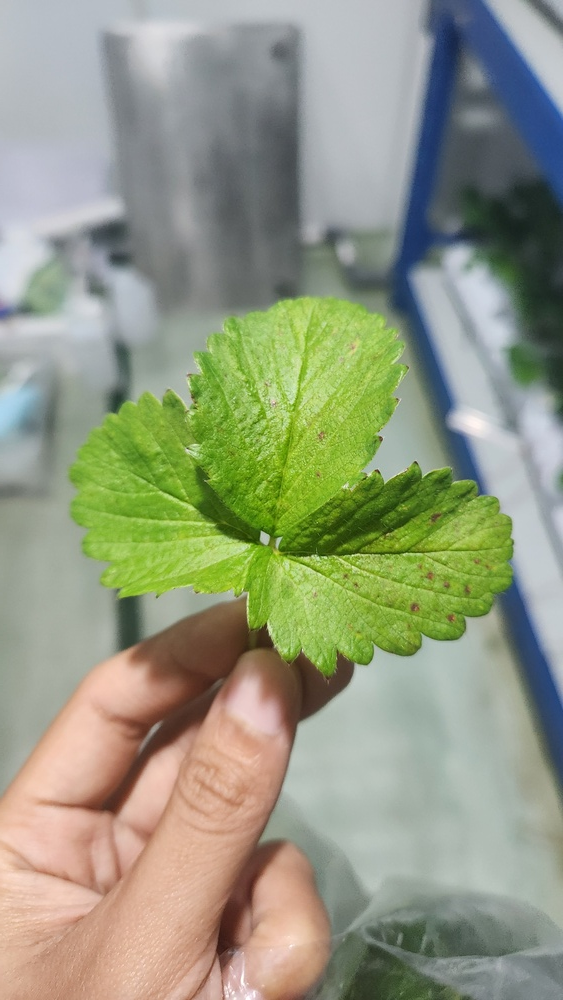
#> input picture model_training/test_inastek/Leaf Spot/20250112_074254.jpg, 563 x 1000 px, shrunk from 2252 x 4000 before the run
$ python hsv.py
#> lines starting #> are read from the running program, lines starting #| are printed output that depends on the picture
import cv2
import numpy as np
import random
import matplotlib.pyplot as plt

def augment_hsv(image, h_gain=0.2, s_gain=0.7, v_gain=0.4):
    """
    Menerapkan augmentasi HSV pada gambar.

    Parameter:
      - image: Gambar input dalam format BGR.
      - h_gain: Rentang perubahan hue (±0.015).
      - s_gain: Rentang perubahan saturasi ([1-s_gain, 1+s_gain]).
      - v_gain: Rentang perubahan value ([1-v_gain, 1+v_gain]).

    Mengembalikan:
      - img_aug: Gambar yang telah diaugmentasi.
      - (delta_h, factor_s, factor_v): Tuple berisi nilai perubahan HSV.
    """
    # Konversi gambar dari BGR ke HSV
    hsv_img = cv2.cvtColor(image, cv2.COLOR_BGR2HSV)
    h, s, v = cv2.split(hsv_img)

    # Menentukan perubahan secara acak
    delta_h = random.uniform(-h_gain, h_gain) * 180  # OpenCV menggunakan rentang 0-179 untuk hue
    factor_s = random.uniform(1 - s_gain, 1 + s_gain)
    factor_v = random.uniform(1 - v_gain, 1 + v_gain)

    # Terapkan perubahan
    h = (h.astype(np.float32) + delta_h) % 180  # pastikan hue tetap dalam [0, 179]
    s = s.astype(np.float32) * factor_s
    v = v.astype(np.float32) * factor_v

    # Batasi nilai saturasi dan value agar tidak melebihi 255
    s = np.clip(s, 0, 255)
    v = np.clip(v, 0, 255)

    hsv_aug = cv2.merge([h.astype(np.uint8), s.astype(np.uint8), v.astype(np.uint8)])
    img_aug = cv2.cvtColor(hsv_aug, cv2.COLOR_HSV2BGR)

    return img_aug, (delta_h, factor_s, factor_v)

if __name__ == '__main__':
    # Input path gambar
    img_path = "Leaf Spot/20250112_074254.jpg"
    image = cv2.imread(img_path)
#> image is the input picture: shape (1000, 563, 3); mean B, G, R 129.8, 153.5, 147.9
    if image is None:
        print("Gambar tidak ditemukan, periksa path yang diberikan.")
        exit(1)

    # Input jumlah gambar augmentasi yang diinginkan
    try:
        num_aug = int(input("Masukkan jumlah gambar augmentasi yang diinginkan: "))
#> the answer given: 3
    except ValueError:
        print("Masukkan angka yang valid.")
        exit(1)

    cols = 5
    rows = (num_aug + cols - 1) // cols  # menghitung jumlah baris yang diperlukan

    fig, axes = plt.subplots(rows, cols, figsize=(5 * cols, 5 * rows))
    # Pastikan axes berupa list (flatten) jika lebih dari 1 subplot
    if num_aug == 1:
        axes = [axes]
    else:
        axes = axes.flatten()

    for i in range(num_aug):
        aug_img, (delta_h, factor_s, factor_v) = augment_hsv(image)
        # Konversi gambar dari BGR ke RGB untuk matplotlib
        aug_img_rgb = cv2.cvtColor(aug_img, cv2.COLOR_BGR2RGB)
        axes[i].imshow(aug_img_rgb)
        axes[i].axis('off')
        # Ganti judul (title) dengan nilai HSV
        title = f"Hue: {delta_h:.2f}, Sat: {factor_s:.2f}, Val: {factor_v:.2f}"
        axes[i].set_title(title, fontsize=12)
#> this loop made 3 passes
#> (delta_h, factor_s, factor_v, title) on passes 1 to 3: (24.8, 1.36, 0.936, 'Hue: 24.80, Sat: 1.36, Val: 0.94'), (-17.36, 1.02, 0.924, 'Hue: -17.36, Sat: 1.02, Val: 0.92'), (20.43, 0.725, 0.981, 'Hue: 20.43, Sat: 0.72, Val: 0.98')
#> pass 1, in augment_hsv, `h, s, v = cv2.split(hsv_img)`:
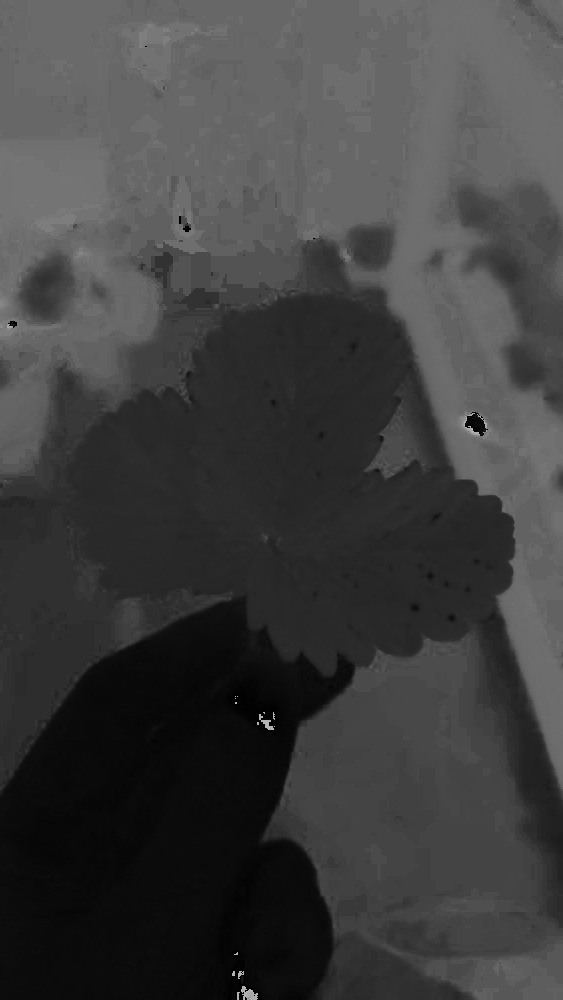
#> h: shape (1000, 563); min 0, max 179, mean 62.6
#> pass 1, in augment_hsv, `h, s, v = cv2.split(hsv_img)`:
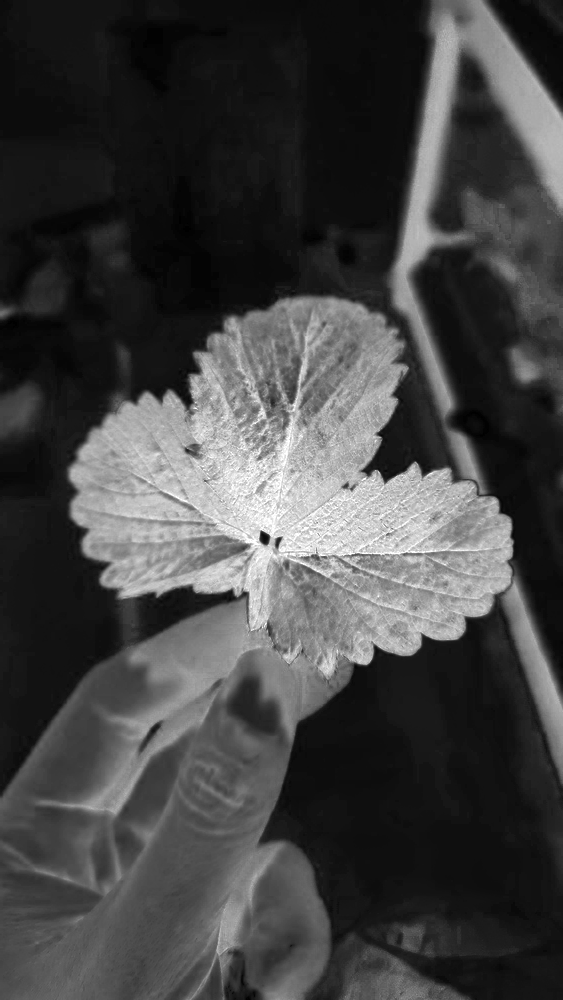
#> s: shape (1000, 563); min 0, max 255, mean 67.2
#> pass 1, in augment_hsv, `h, s, v = cv2.split(hsv_img)`:
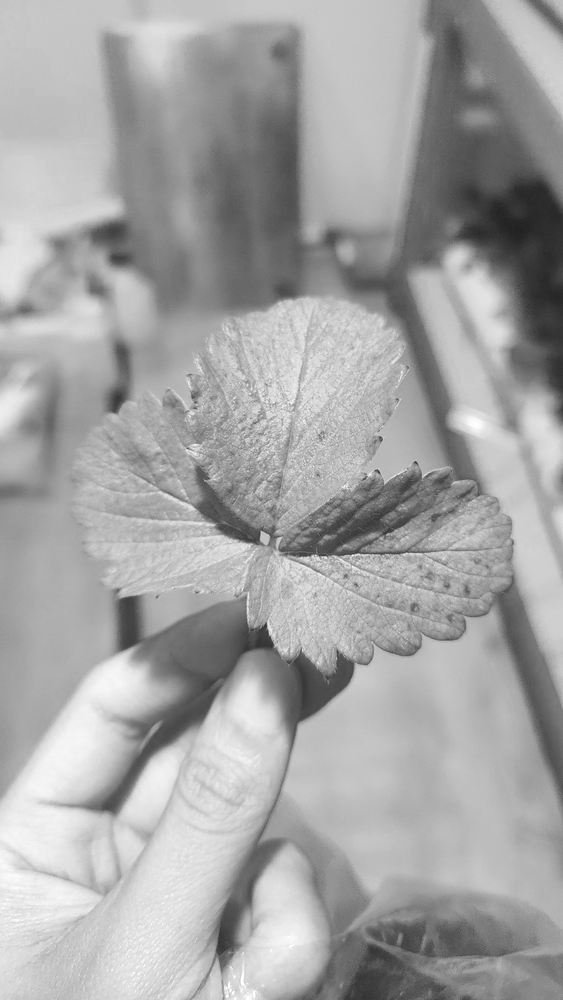
#> v: shape (1000, 563); min 34, max 255, mean 164.6
#> after the loop:
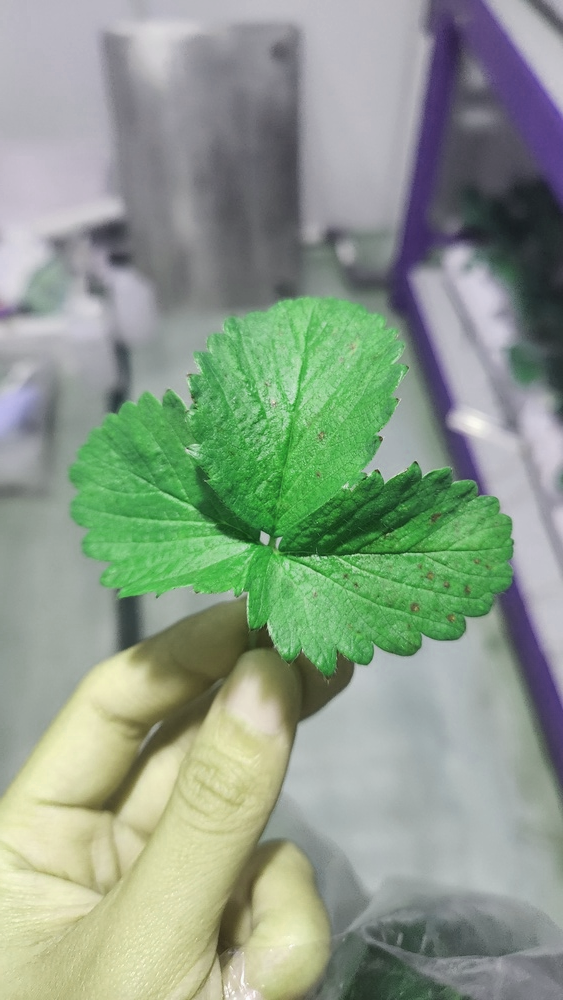
#> aug_img: shape (1000, 563, 3); mean B, G, R 138, 156.2, 140.4

    # Sembunyikan subplot yang tidak terpakai
    for j in range(num_aug, len(axes)):
        axes[j].axis('off')

    plt.tight_layout()
    plt.show()
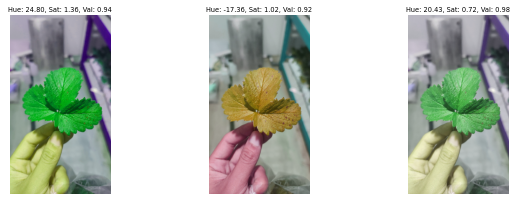
#> figure drawn by matplotlib, 3 panels

$ run again, with model_training/test_inastek/Leaf Spot/IMG_1092.jpg copied over model_training/test_inastek/Leaf Spot/20250112_074254.jpg
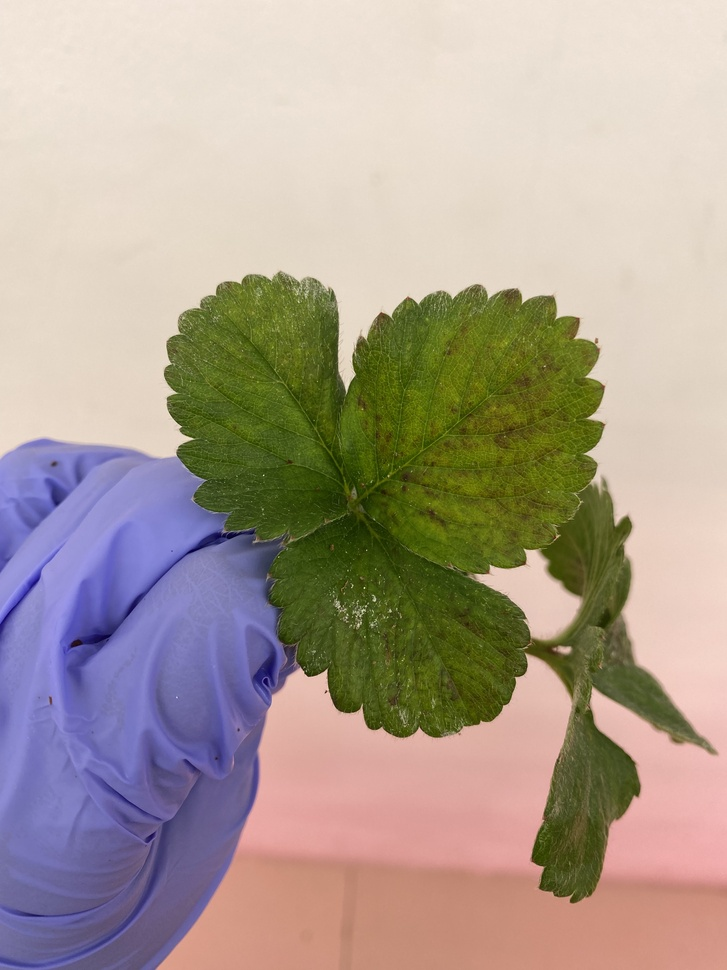
#> input picture model_training/test_inastek/Leaf Spot/IMG_1092.jpg, 727 x 970 px, shrunk from 3024 x 4032 before the run
#> image is the input picture: shape (970, 727, 3); mean B, G, R 146.4, 158.7, 172.2
#> the loop `for i in range(num_aug):` made 3 passes
#> (delta_h, factor_s, factor_v, title) on passes 1 to 3: (24.8, 1.36, 0.936, 'Hue: 24.80, Sat: 1.36, Val: 0.94'), (-17.36, 1.02, 0.924, 'Hue: -17.36, Sat: 1.02, Val: 0.92'), (20.43, 0.725, 0.981, 'Hue: 20.43, Sat: 0.72, Val: 0.98')
#> pass 1, in augment_hsv, `h, s, v = cv2.split(hsv_img)`:
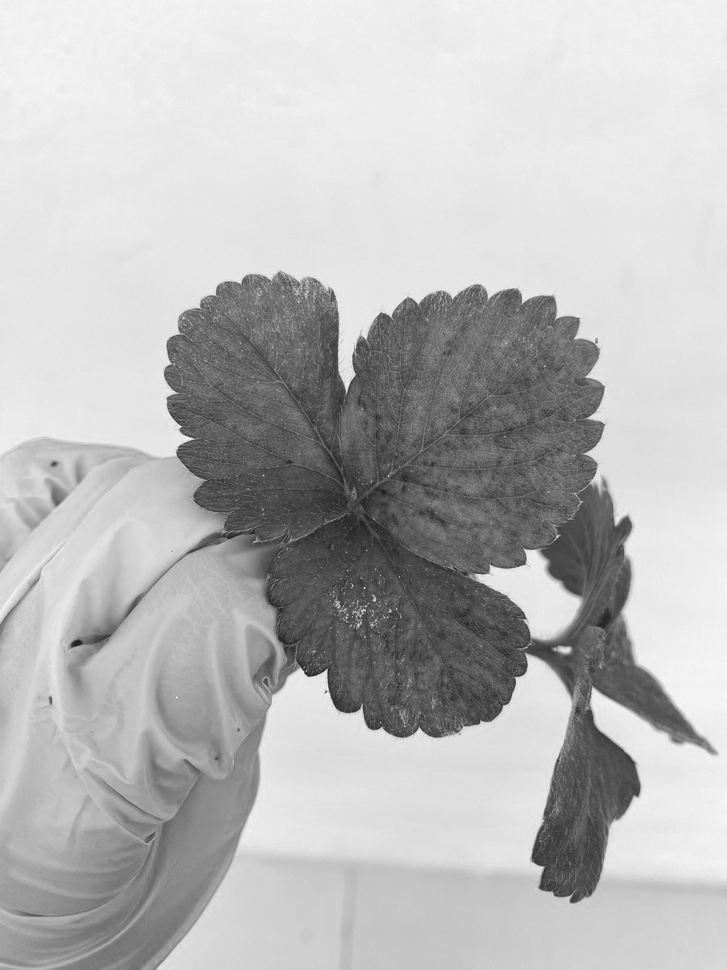
#> v: shape (970, 727); min 28, max 248, mean 185.2
#> `plt.show()`:
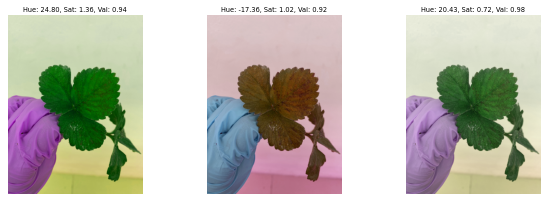
#> figure drawn by matplotlib, 3 panels
